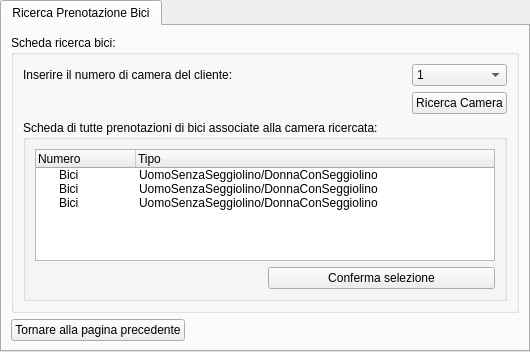
<?xml version="1.0" encoding="UTF-8"?>
<ui version="4.0">
 <class>tabwidgetRicercaPrenotazioneBici</class>
 <widget class="QTabWidget" name="tabwidgetRicercaPrenotazioneBici">
  <property name="geometry">
   <rect>
    <x>0</x>
    <y>0</y>
    <width>530</width>
    <height>352</height>
   </rect>
  </property>
  <property name="windowTitle">
   <string>Struttura Alberghiera</string>
  </property>
  <widget class="QWidget" name="tab">
   <attribute name="title">
    <string>Ricerca Prenotazione Bici</string>
   </attribute>
   <layout class="QGridLayout" name="gridLayout">
    <item row="2" column="1">
     <spacer name="horizontalSpacer">
      <property name="orientation">
       <enum>Qt::Horizontal</enum>
      </property>
      <property name="sizeHint" stdset="0">
       <size>
        <width>40</width>
        <height>20</height>
       </size>
      </property>
     </spacer>
    </item>
    <item row="2" column="0">
     <widget class="QPushButton" name="btnTornarePaginaPrecedente">
      <property name="text">
       <string>Tornare alla pagina precedente</string>
      </property>
     </widget>
    </item>
    <item row="0" column="0" colspan="3">
     <widget class="QGroupBox" name="groupboxSchedaRicercaBici">
      <property name="title">
       <string>Scheda ricerca bici:</string>
      </property>
      <layout class="QGridLayout" name="gridLayout_2">
       <item row="0" column="1">
        <widget class="QComboBox" name="comboboxInserireNumeroCamera">
         <item>
          <property name="text">
           <string>1</string>
          </property>
         </item>
         <item>
          <property name="text">
           <string>2</string>
          </property>
         </item>
         <item>
          <property name="text">
           <string>3</string>
          </property>
         </item>
         <item>
          <property name="text">
           <string>4</string>
          </property>
         </item>
         <item>
          <property name="text">
           <string>5</string>
          </property>
         </item>
         <item>
          <property name="text">
           <string>6</string>
          </property>
         </item>
         <item>
          <property name="text">
           <string>7</string>
          </property>
         </item>
         <item>
          <property name="text">
           <string>8</string>
          </property>
         </item>
         <item>
          <property name="text">
           <string>9</string>
          </property>
         </item>
         <item>
          <property name="text">
           <string>10</string>
          </property>
         </item>
         <item>
          <property name="text">
           <string>11</string>
          </property>
         </item>
         <item>
          <property name="text">
           <string>12</string>
          </property>
         </item>
         <item>
          <property name="text">
           <string>13</string>
          </property>
         </item>
         <item>
          <property name="text">
           <string>14</string>
          </property>
         </item>
         <item>
          <property name="text">
           <string>15</string>
          </property>
         </item>
         <item>
          <property name="text">
           <string>16</string>
          </property>
         </item>
         <item>
          <property name="text">
           <string>17</string>
          </property>
         </item>
         <item>
          <property name="text">
           <string>18</string>
          </property>
         </item>
         <item>
          <property name="text">
           <string>19</string>
          </property>
         </item>
         <item>
          <property name="text">
           <string>20</string>
          </property>
         </item>
         <item>
          <property name="text">
           <string>21</string>
          </property>
         </item>
         <item>
          <property name="text">
           <string>22</string>
          </property>
         </item>
         <item>
          <property name="text">
           <string>23</string>
          </property>
         </item>
         <item>
          <property name="text">
           <string>24</string>
          </property>
         </item>
         <item>
          <property name="text">
           <string>25</string>
          </property>
         </item>
         <item>
          <property name="text">
           <string>26</string>
          </property>
         </item>
         <item>
          <property name="text">
           <string>27</string>
          </property>
         </item>
         <item>
          <property name="text">
           <string>28</string>
          </property>
         </item>
         <item>
          <property name="text">
           <string>29</string>
          </property>
         </item>
         <item>
          <property name="text">
           <string>30</string>
          </property>
         </item>
         <item>
          <property name="text">
           <string>31</string>
          </property>
         </item>
         <item>
          <property name="text">
           <string>32</string>
          </property>
         </item>
         <item>
          <property name="text">
           <string>33</string>
          </property>
         </item>
         <item>
          <property name="text">
           <string>34</string>
          </property>
         </item>
         <item>
          <property name="text">
           <string>35</string>
          </property>
         </item>
         <item>
          <property name="text">
           <string>36</string>
          </property>
         </item>
        </widget>
       </item>
       <item row="1" column="1">
        <widget class="QPushButton" name="btnRicercaCamera">
         <property name="text">
          <string>Ricerca Camera</string>
         </property>
        </widget>
       </item>
       <item row="0" column="0">
        <widget class="QLabel" name="labelNumeroCamera">
         <property name="text">
          <string>Inserire il numero di camera del cliente:</string>
         </property>
        </widget>
       </item>
       <item row="1" column="0">
        <spacer name="horizontalSpacer_2">
         <property name="orientation">
          <enum>Qt::Horizontal</enum>
         </property>
         <property name="sizeHint" stdset="0">
          <size>
           <width>40</width>
           <height>20</height>
          </size>
         </property>
        </spacer>
       </item>
       <item row="2" column="0" colspan="2">
        <widget class="QGroupBox" name="groupboxSchedaPrenotazioniAssociateCamera">
         <property name="title">
          <string>Scheda di tutte prenotazioni di bici associate alla camera ricercata:</string>
         </property>
         <layout class="QGridLayout" name="gridLayout_3">
          <item row="0" column="0" colspan="2">
           <widget class="QTreeWidget" name="treeWidget">
            <property name="selectionMode">
             <enum>QAbstractItemView::SingleSelection</enum>
            </property>
            <column>
             <property name="text">
              <string>Numero</string>
             </property>
            </column>
            <column>
             <property name="text">
              <string>Tipo</string>
             </property>
            </column>
            <item>
             <property name="text">
              <string>Bici</string>
             </property>
             <property name="text">
              <string>UomoSenzaSeggiolino/DonnaConSeggiolino</string>
             </property>
            </item>
            <item>
             <property name="text">
              <string>Bici</string>
             </property>
             <property name="text">
              <string>UomoSenzaSeggiolino/DonnaConSeggiolino</string>
             </property>
            </item>
            <item>
             <property name="text">
              <string>Bici</string>
             </property>
             <property name="text">
              <string>UomoSenzaSeggiolino/DonnaConSeggiolino</string>
             </property>
            </item>
           </widget>
          </item>
          <item row="1" column="1">
           <widget class="QPushButton" name="btnConfermaScelteBici">
            <property name="text">
             <string>Conferma selezione</string>
            </property>
           </widget>
          </item>
         </layout>
        </widget>
       </item>
      </layout>
     </widget>
    </item>
   </layout>
  </widget>
 </widget>
 <resources/>
 <connections/>
</ui>
